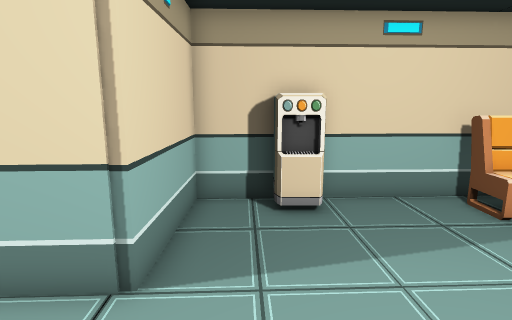
View 1 (above)

17 first-person views from a walk through a 3-D level made in the Unity game engine. The camera is 1.4 m above the floor, tilts 10° down and sees 80° across. Doors are open. The floor is counted in squares, 0.5 m on a side. Each view is taken from the middle of a square. On the plan, view 1 faces up. The plan holds only what a view shows up to about 20 squares ahead; the rest is blank. The place goes on beyond the plan. The player is left out. Some surface patterns are stand-ins.

View 2
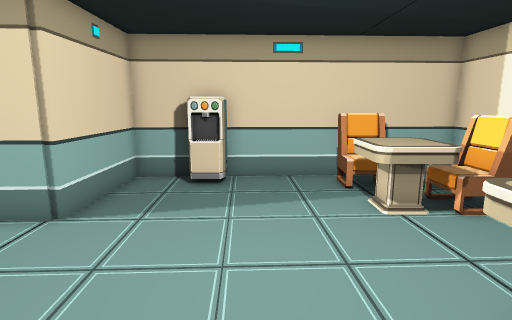

View 3
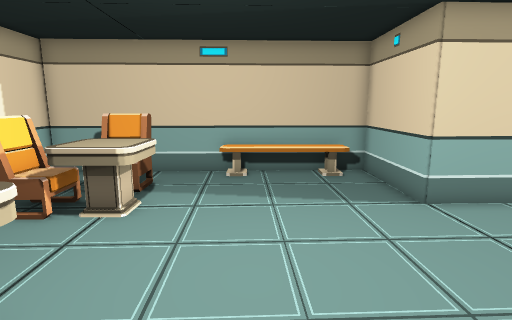

View 4
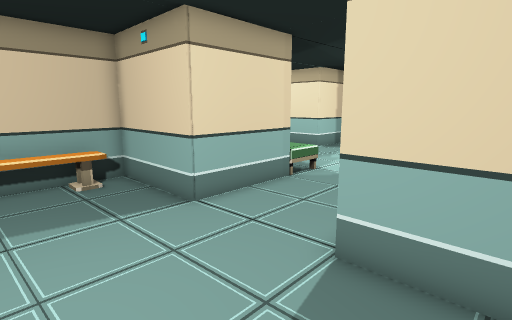

View 5
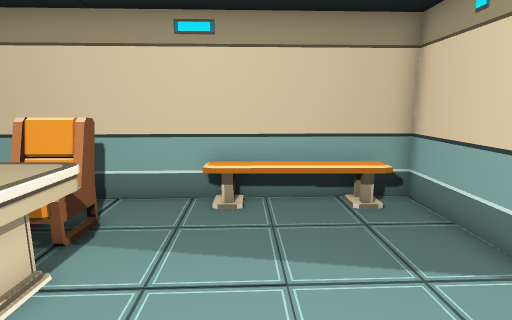

View 6
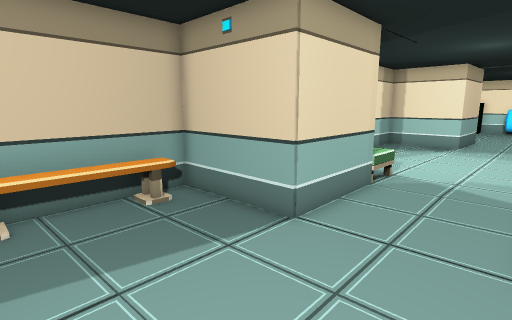

View 7
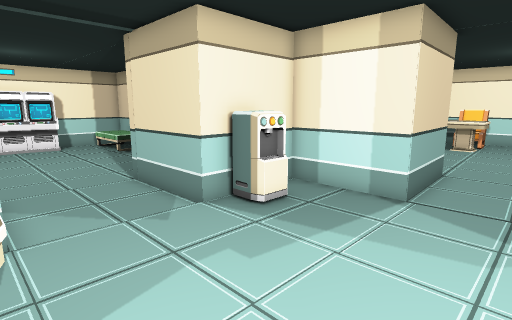

View 8
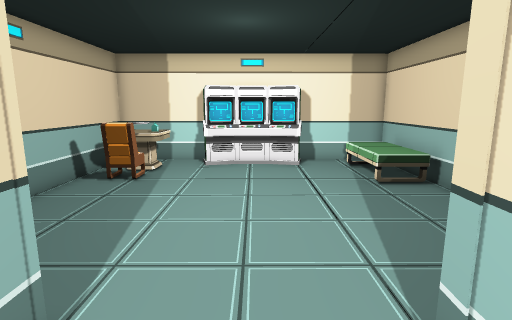

View 9
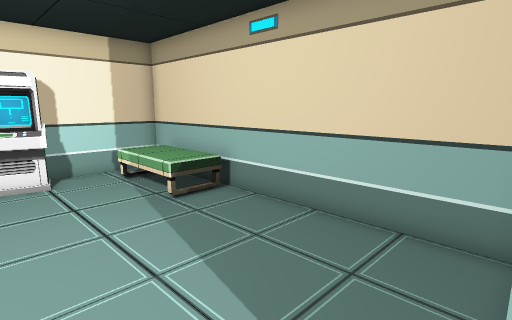

View 10
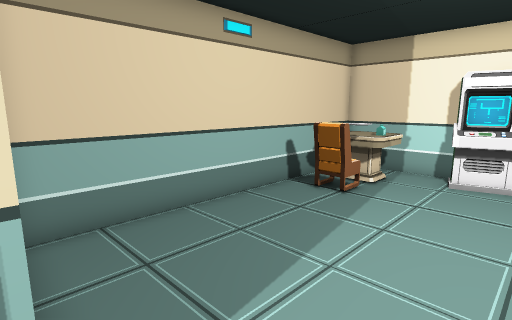

View 11
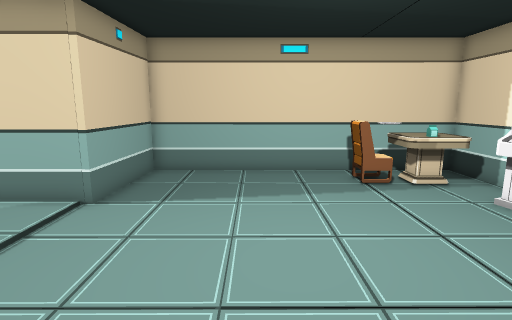

View 12
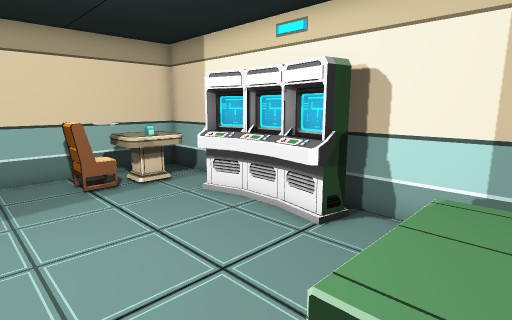

View 13
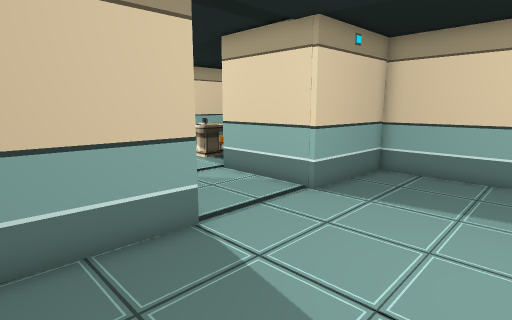

View 14
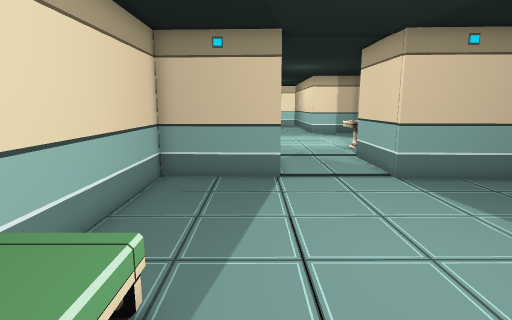

View 15
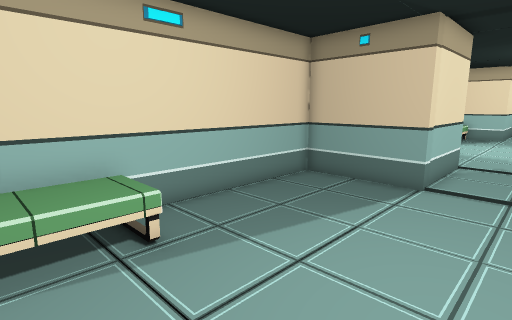

View 16
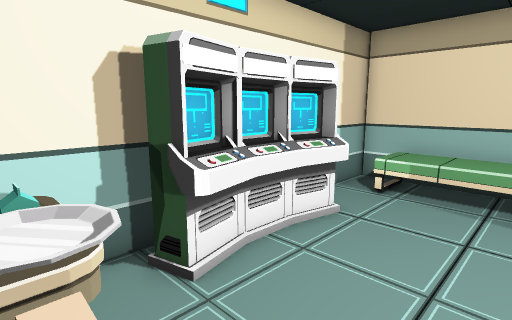

View 17
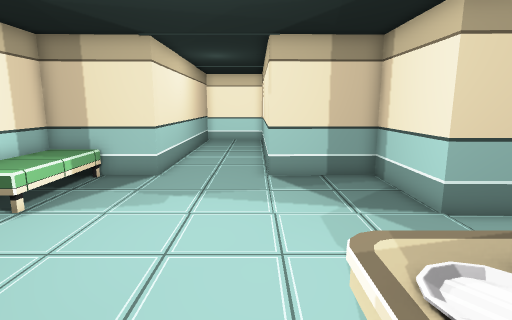

### Floor plan
Key: @ floor where view 1 was taken; # wall or solid block; . floor; D open door; O other object.
Columns run from 22 left of view 1 to 10 right of it. Each row starts with its distance up from view 1.
 27    #####   ######
 26   #   OOOOOO....#
 25   #OOOOOOOOO..OO#
 24   #OOO.......OOO#
 23   #OOO.......OOO#
 22   ##O........OOO#
 21   #...........OO#
 20   #.............#
 19   #.............#
 18   #.............#
 17   #.............#
 16   #.............#
 15   #.............#
 14   #.............#
 13   ##### ...######
 12       OO   O
 11       OO   O
 10       OO . O
  9       #O   O        ###O######
  8       #....OOO##    #..OO...O##
  7      OO.....OO.#    #........
  6    O OO........#    #.......O  ##
  5    O OO........#    #.......O O#O
  4 OO   OO........##OOOD.......O. .
  3       ..........    D...........
  2   ..............    D...........
  1   ..............    D.......OO .O
  0   ..............    D.@.....O O##
 -1 OO#...........OO#OOO#.......# O##
 -2   #...........O     #........OO.
 -3   #...........O#    #........O#.
 -4   #...........O#    #.OOOOO......
 -5   #####....O####    #OOOO########
 -6       O    O        ##
 -7       O    O
 -8       O    O
 -9       O    O
-10       O    O
-11       O    O

Positions as (right, up) in squares from view 1, and headings:
1: (0, 0), facing up
2: (3, -3), facing up
3: (3, 8), facing down
4: (3, 7), facing down-left
5: (3, 4), facing down
6: (4, 4), facing down-left
7: (-16, 1), facing up-right
8: (-13, 10), facing up
9: (-13, 13), facing up-right
10: (-13, 13), facing up-left
11: (-7, 18), facing left
12: (-7, 19), facing up-left
13: (-7, 19), facing down-left
14: (-10, 25), facing down
15: (-14, 24), facing down-right
16: (-18, 21), facing up-right
17: (-15, 7), facing down
